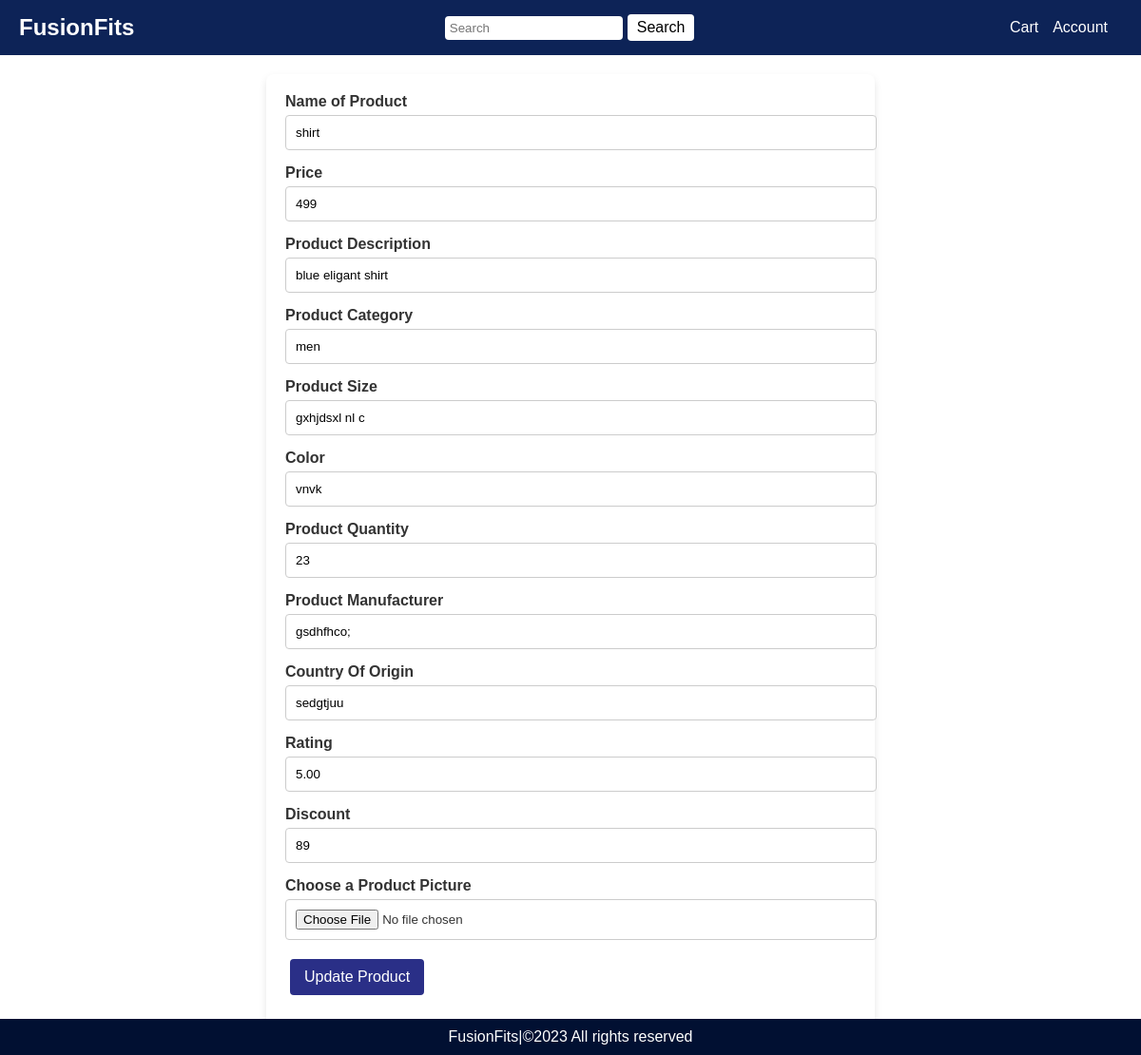
Page /product/update/6 (signed in) on the committed database.
### app/models.py (models this page shows, shortened)
class Product(db.Model):
    __tablename__ = 'product'
    id = db.Column(db.Integer, primary_key=True)
    name = db.Column(db.String(100), nullable=False)
    price = db.Column(db.Float, nullable=False)
    description = db.Column(db.String(255), nullable=False)
    product_category = db.Column(db.String(100), nullable=False)
    image_url = db.Column(db.String(255), nullable=True)
    size = db.Column(db.String(20), nullable=True)
    color = db.Column(db.String(20), nullable=True)
    quantity = db.Column(db.Integer, nullable=False)
    manufacturer = db.Column(db.String(100), nullable=True)
    country_of_origin = db.Column(db.String(50), nullable=True)
    rating = db.Column(db.Float, nullable=True)
    discount = db.Column(db.Float, nullable=True)
    cart_items = db.relationship('Cart', backref='product', lazy=True)
    wishlist_items = db.relationship('Wishlist', backref='product', lazy=True)
    order_items = db.relationship('Order', backref='product', lazy=True)

### app/product.py (the view, shortened to what this page needs)
@product.route("/update/<int:product_id>", methods=["GET", "POST"])
@restrict_to_admin()
def update_product(product_id):
    product = Product.query.get_or_404(product_id)
    form = New_Product_Form(obj=product)
    return render_template("ProductForm.html", form=form, operation_name="Update")

### app/forms.py
class New_Product_Form(FlaskForm):
    name = StringField("Name of Product", validators=[DataRequired()])
    price = IntegerField("Price", validators=[DataRequired(), NumberRange(min=1)])
    description = StringField("Product Description", validators=[DataRequired()])
    product_category = StringField("Product Category", validators=[DataRequired()])
    size = StringField("Product Size", validators=[DataRequired()])
    color = StringField("Color", validators=[DataRequired()])
    quantity = StringField("Product Quantity", validators=[DataRequired()])
    manufacturer = StringField("Product Manufacturer", validators=[DataRequired()])
    country_of_origin = StringField("Country Of Origin", validators=[DataRequired()])
    rating = DecimalField("Rating", validators=[InputRequired(), NumberRange(min=0.0, max=5.0)])
    discount = IntegerField("Discount", validators=[InputRequired(), NumberRange(min=0, max=100)])
    image_url = FileField(
        "Choose a Product Picture",
        validators=[FileRequired(), FileAllowed(IMAGES, message="Please upload an image for Product Picture.")],
    )

### app/utils.py (called while the page is built)
def restrict_to_admin():
    def decorator(f):
        @wraps(f)
        def decorated_function(*args, **kwargs):
            if session.get('role') != 'admin':
                flash('Access denied! Admins only.', 'danger')
                return redirect(url_for('login'))
            return f(*args, **kwargs)
        return decorated_function
    return decorator

### app/templates/ProductForm.html (shortened to what this page needs)
<!DOCTYPE html>
<html lang="en">
    <head>
        <link rel="stylesheet" href="{{ url_for('static',filename='styling.css') }}">
    </head>
    <body>
        <div class="navbar">
            <div class="logo">FusionFits</div>
            <div class="search-bar">
                <input type="text" id="search" name="search" placeholder="Search">
                <button type="button">Search</button><br><br>
            </div>
            <div class="account-section">
                <a href="page2.html">Cart</a>
                <div class="dropdown">
                    <a href="page2.html">Account</a>
                </div>
            </div>
        </div>
        <form action="" method="POST" enctype="multipart/form-data">
            {{ form.name.label }}
            {{ form.name }}
            {{ form.price.label }}
            {{ form.price }}
            {{ form.description.label }}
            {{ form.description }}
            {{ form.product_category.label }}
            {{ form.product_category }}
            {{ form.size.label }}
            {{ form.size }}
            {{ form.color.label }}
            {{ form.color}}
            {{ form.quantity.label }}
            {{ form.quantity }}
            {{ form.manufacturer.label }}
            {{ form.manufacturer }}
            {{ form.country_of_origin.label }}
            {{ form.country_of_origin }}
            {{ form.rating.label }}
            {{ form.rating }}
            {{ form.discount.label }}
            {{ form.discount }}
            {{ form.image_url.label }}
            {{ form.image_url }}
            <button type="Add Product">{{ operation_name }} Product</button><br><br>
        </form>
        <footer>
            FusionFits|&copy;2023 All rights reserved
        </footer>
    </body>
</html>

### app/static/styling.css (style rules this page uses)
body { margin: 0; font-family: Arial, sans-serif; background-color: white; color: #333; }
.navbar { display: flex; justify-content: space-between; align-items: center; background-color: #0d2357; color: white; padding: 10px 20px; }
.navbar .logo { font-size: 1.5em; font-weight: bold; }
.navbar .search-bar { display: flex; align-items: center; }
.navbar .search-bar input { padding: 5px; border: none; border-radius: 4px; }
.navbar .search-bar button { padding: 5px 10px; margin-left: 5px; background-color:white; color: black; border: none; border-radius: 4px; cursor: pointer; }
.navbar .account-section { display: flex; align-items: center; }
.navbar .account-section a { color: white; text-decoration: none; margin-right: 15px; }
.navbar .account-section .dropdown { position: relative; }
form { background-color: white; padding: 20px; margin: 20px auto; width: 50%; border-radius: 8px; box-shadow: 0 4px 8px rgba(0, 0, 0, 0.1); }
form label { display: block; margin-bottom: 5px; font-weight: bold; }
form input { width: 100%; padding: 10px; margin-bottom: 15px; border: 1px solid #ccc; border-radius: 4px; }
form button { padding: 10px 15px; background-color:#2a2f87; color: white; border: none; border-radius: 4px; cursor: pointer; }
footer { text-align: center; background-color:#011032; color: white; padding: 10px 0; position: fixed; bottom: 0; width: 100%; }
button, .button { padding: 10px 15px; background-color: #2a2f87; color: white; border: none; border-radius: 4px; cursor: pointer; font-size: 1em; margin: 5px; text-align: center; }

### rows in the picture
Product: name "shirt", price "499", description "blue eligant shirt", product_category "men", size "gxhjdsxl nl c", color "vnvk", quantity "23", manufacturer "gsdhfhco;", country_of_origin "sedgtjuu", rating "5.00", discount "89"

### other values in the picture
{{ operation_name }} "Update"
